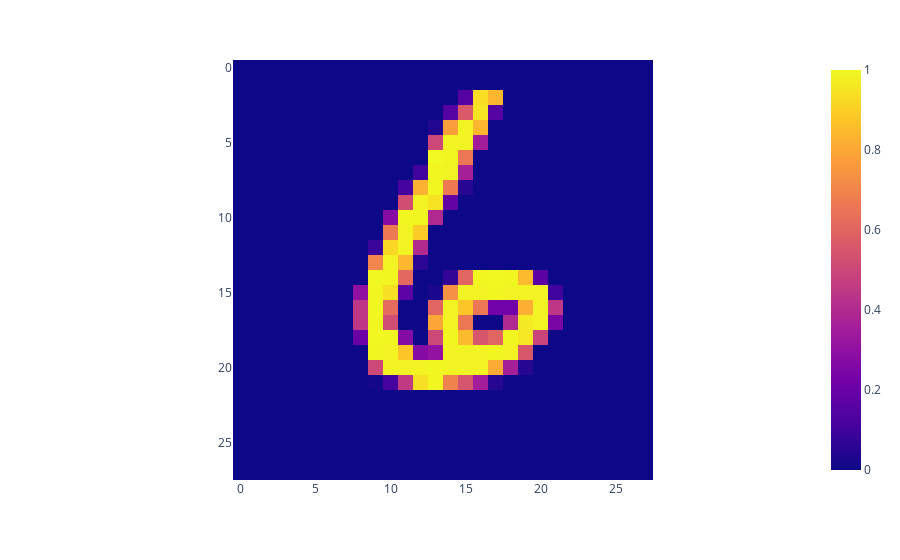

This figure's notebook cell:
### Markdown cell above
Fazendo uma visualização do Dataset:

### Code cell
px.imshow(X_train[32].reshape(28,28))

### Figure 1 — Plotly figure (JSON) as saved in the notebook; plotly's stock layout.template omitted (floating-point values rounded to 4 significant figures; data arrays with more than 128 entries replaced by an {"elided": "..."} marker saying what was removed)
{"data": [{"coloraxis": "coloraxis", "hovertemplate": "x: %{x}<br>y: %{y}<br>color: %{z}<extra></extra>", "name": "0", "type": "heatmap", "xaxis": "x", "yaxis": "y", "z": {"elided": "28x28 float values"}}], "layout": {"coloraxis": {"colorscale": [[0, "#0d0887"], [0.1111, "#46039f"], [0.2222, "#7201a8"], [0.3333, "#9c179e"], [0.4444, "#bd3786"], [0.5556, "#d8576b"], [0.6667, "#ed7953"], [0.7778, "#fb9f3a"], [0.8889, "#fdca26"], [1, "#f0f921"]]}, "margin": {"t": 60}, "xaxis": {"anchor": "y", "constrain": "domain", "domain": [0, 1], "scaleanchor": "y"}, "yaxis": {"anchor": "x", "autorange": "reversed", "constrain": "domain", "domain": [0, 1]}}}
